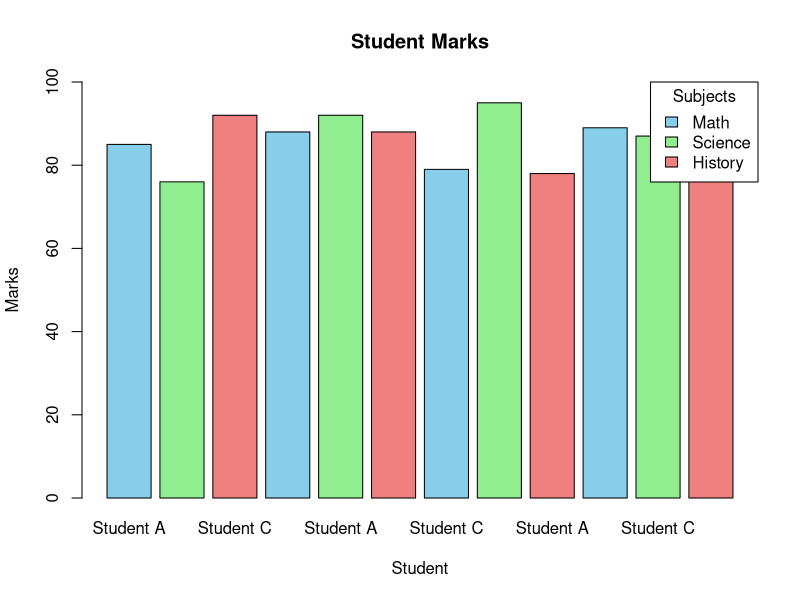
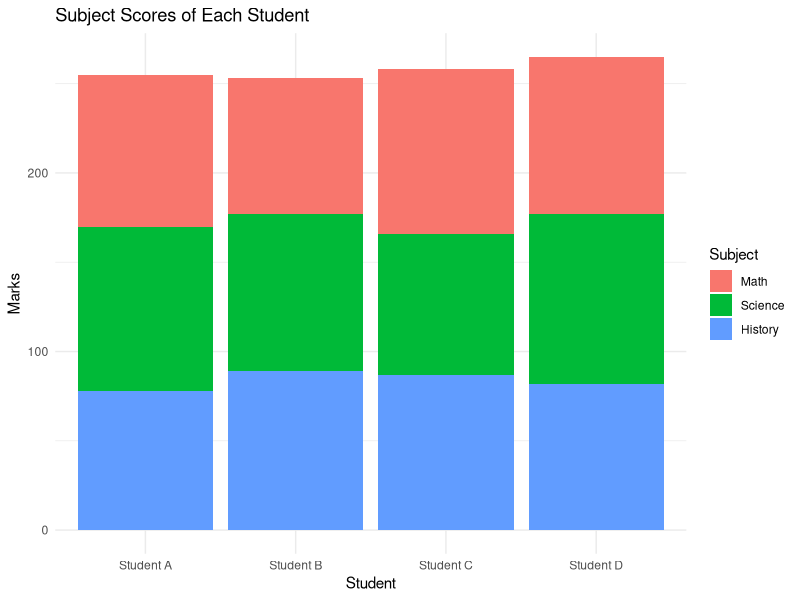
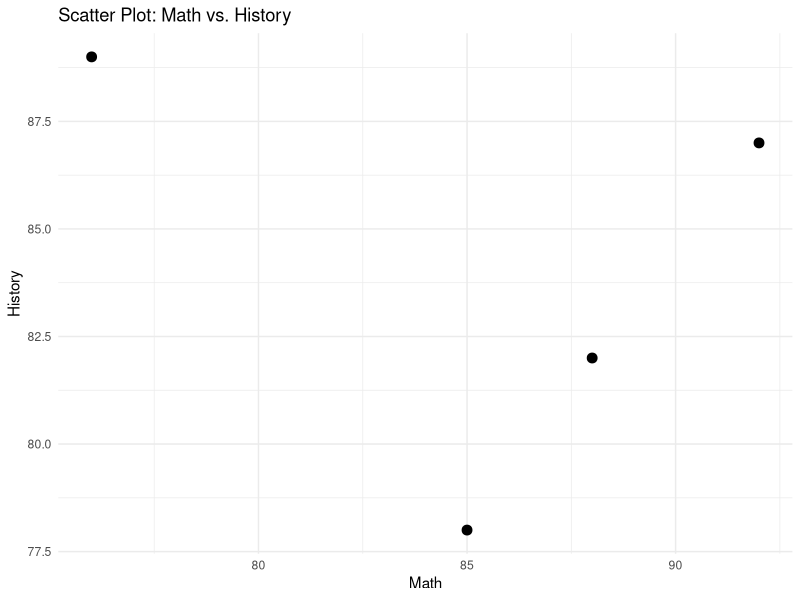

These figures' R source, in order:
student_data <- data.frame(
  Student = c("Student A", "Student B", "Student C", "Student D"),
  Math = c(85, 76, 92, 88),
  Science = c(92, 88, 79, 95),
  History = c(78, 89, 87, 82)
)
library(ggplot2)
library(reshape2)
student_data_long <- melt(student_data, id.vars = "Student", variable.name = "Subject", value.name = "Marks")
student_data_long
#1 
barplot(student_data_long$Marks,  col = c("skyblue", "lightgreen", "lightcoral"),
        names.arg = student_data_long$Student, main = "Student Marks",
        xlab = "Student", ylab = "Marks", ylim = c(0, 100),
        legend.text = colnames(student_data)[-1], args.legend = list(title = "Subjects", x = "topright"))

#2
stacked_bar_chart <- ggplot(student_data_long, aes(x = Student, y = Marks, fill = Subject)) +
  geom_bar(stat = "identity") +
  labs(title = "Subject Scores of Each Student", x = "Student", y = "Marks", fill = "Subject") +
  theme_minimal()
print(stacked_bar_chart)
#3
scatter_plot <- ggplot(student_data, aes(x = Math, y = History)) +
  geom_point(size=3) +
  labs(title = "Scatter Plot: Math vs. History", x = "Math", y = "History") +
  theme_minimal()
print(scatter_plot)
